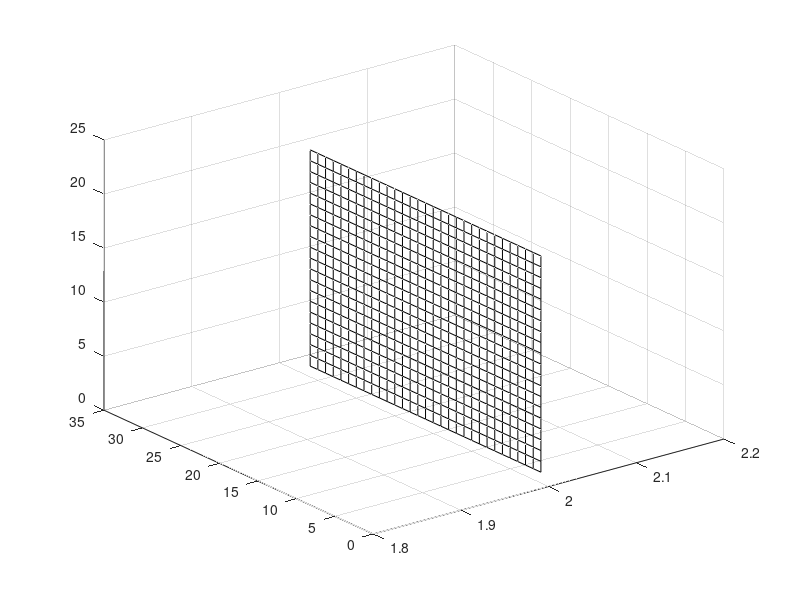

Source code (MATLAB):
clear all;
dis=1;
length=50;width=30;height=20;
[x,y,z]=meshgrid(1:dis:length+1,1:dis:width+1,1:dis:height+1);
[m,n,p]=size(x);
v=zeros(m,n,p);
slice(x,y,z,v,2,[],[],'linear');